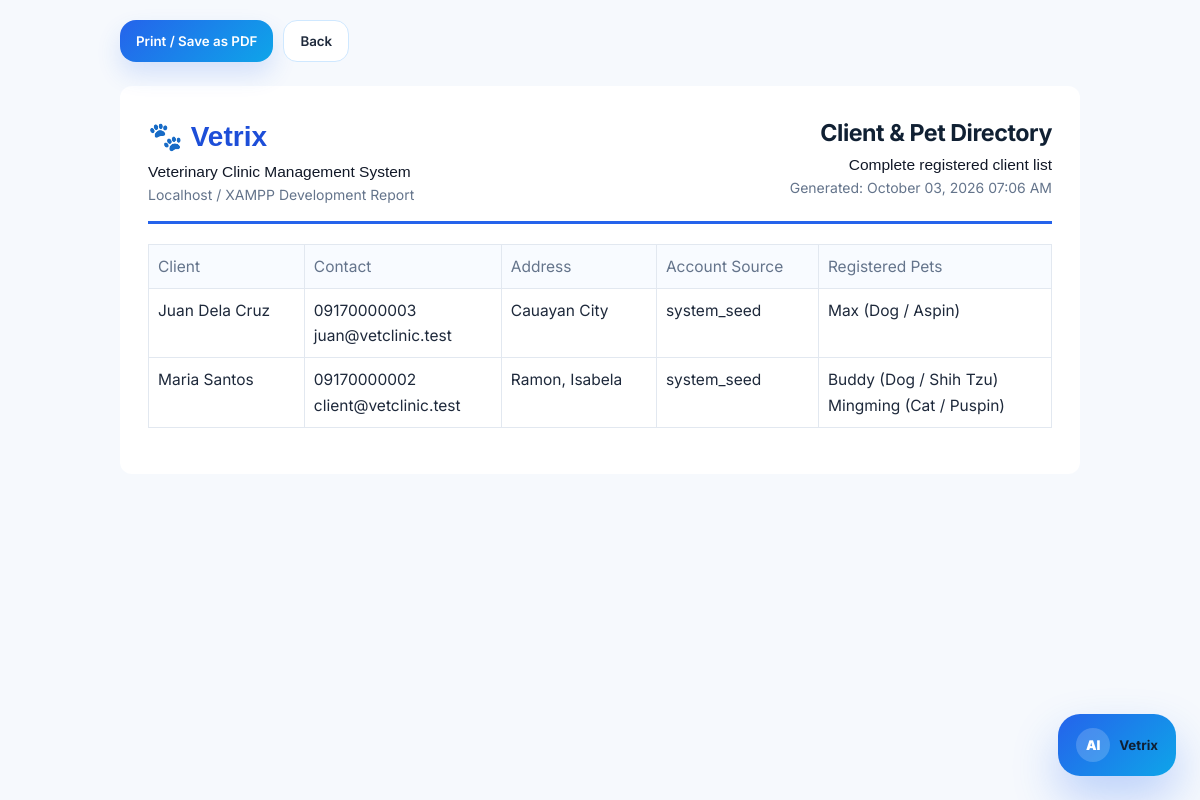
Page /admin/report_clients.php (signed in) on the committed database.
### tables this page shows
CREATE TABLE users (
    id INT AUTO_INCREMENT PRIMARY KEY,
    full_name VARCHAR(120) NOT NULL,
    email VARCHAR(120) UNIQUE NOT NULL,
    phone VARCHAR(30),
    emergency_contact VARCHAR(120),
    address VARCHAR(255),
    password VARCHAR(255) NOT NULL,
    role ENUM('admin','veterinarian','staff','client') NOT NULL DEFAULT 'client',
    account_source ENUM('self_registered','admin_created','system_seed') DEFAULT 'self_registered',
    created_by INT NULL,
    status ENUM('pending','approved','active','inactive','rejected') NOT NULL DEFAULT 'pending',
    approved_by INT NULL,
    approved_at DATETIME NULL,
    rejected_at DATETIME NULL,
    otp_verified_at DATETIME NULL,
    created_at TIMESTAMP DEFAULT CURRENT_TIMESTAMP
);

### includes/functions.php (called while the page is built, shortened)
<?php
function e($value) {
    return htmlspecialchars($value ?? '', ENT_QUOTES, 'UTF-8');
}
?>

### admin/report_clients.php (the view, shortened to what this page needs)
<?php
require_once "../config/database.php";
require_once "../includes/functions.php";
require_once "../includes/report_helpers.php";
include "../includes/header.php";
echo report_actions();
?>
<div class="print-page">
<?= report_header("Client & Pet Directory", "Complete registered client list") ?>
<div class="print-section">
<table class="print-table">
<tr><th>Client</th><th>Contact</th><th>Address</th><th>Account Source</th><th>Registered Pets</th></tr>
<?php
$clients=$conn->query("SELECT * FROM users WHERE role='client' ORDER BY full_name");
while($c=$clients->fetch_assoc()):
    $cid=(int)$c['id'];
    $pets=$conn->query("SELECT name,species,breed FROM pets WHERE owner_id=$cid");
    $petList=[];
    while($p=$pets->fetch_assoc()) $petList[] = e($p['name'])." (".e($p['species'])." / ".e($p['breed']).")";
?>
<tr>
<td><?= e($c['full_name']) ?></td>
<td><?= e($c['phone']) ?><br><?= e($c['email']) ?></td>
<td><?= e($c['address']) ?></td>
<td><?= e($c['account_source']) ?></td>
<td><?= implode("<br>", $petList) ?></td>
</tr>
<?php endwhile; ?>
</table>
</div>
</div>
<?php include "../includes/footer.php"; ?>

### assets/css/admin-dark.css (style rules this page uses)
body[data-user-role="admin"] { --admin-bg:#0b0f19; --admin-panel:#161b26; --admin-panel-2:#1b2230; --admin-line:#232d3f; --admin-text:#f4f8ff; --admin-muted:#8a99ad; --admin-cyan:#00d2ff; --admin-blue:#2f7df7; --admin-green:#5cf2ac; --admin-amber:#f6c356; --admin-red:#fb7185; background: radial-gradient(circle at 22% 0%,rgba(0,210,255,.16),transparent 30%), radial-gradient(circle at 86% 12%,rgba(47,125,247,.14),transparent 32%), #0b0f19 !important; color:var(--admin-text) !important; }
body[data-user-role="admin"] .table, body[data-user-role="admin"] table { color:var(--admin-text) !important; --bs-table-bg:transparent; --bs-table-color:var(--admin-text); --bs-table-striped-bg:rgba(255,255,255,.035); --bs-table-hover-bg:rgba(0,210,255,.06); }
body[data-user-role="admin"] table th, body[data-user-role="admin"] .table th { color:var(--admin-muted) !important; background:transparent !important; border-color:var(--admin-line) !important; }
body[data-user-role="admin"] table td, body[data-user-role="admin"] .table td { color:var(--admin-text) !important; background:rgba(255,255,255,.025) !important; border-color:var(--admin-line) !important; }
body[data-user-role="admin"] { --admin-cyan:#14b8a6; --admin-blue:#22c55e; background: radial-gradient(circle at 12% 8%,rgba(20,184,166,.13),transparent 28%), radial-gradient(circle at 86% 8%,rgba(34,197,94,.10),transparent 30%), linear-gradient(135deg,#f5fbf8,#ffffff 48%,#eefaf4) !important; }
body[data-user-role="admin"] { --admin-bg:#f6f9fd; --admin-panel:#ffffff; --admin-panel-2:#f8fbff; --admin-line:#e2e8f0; --admin-text:#0f172a; --admin-muted:#64748b; --admin-cyan:#0ea5e9; --admin-blue:#2563eb; background: radial-gradient(circle at 84% 0%,rgba(14,165,233,.08),transparent 28%), linear-gradient(135deg,#f6f9fd,#ffffff 52%,#f8fbff) !important; color:#0f172a !important; }
body[data-user-role="admin"] { --admin-bg:#f3f8ff; --admin-panel:#ffffff; --admin-panel-2:#f8fbff; --admin-line:#dbeafe; --admin-text:#102033; --admin-muted:#64748b; --admin-cyan:#0ea5e9; --admin-blue:#2563eb; --admin-green:#16a34a; --admin-amber:#d97706; --admin-red:#dc2626; background: radial-gradient(circle at 12% 8%,rgba(14,165,233,.16),transparent 28%), radial-gradient(circle at 86% 8%,rgba(45,212,191,.14),transparent 30%), linear-gradient(135deg,#f3f8ff,#f8fbff 48%,#eef7ff) !important; color:var(--admin-text) !important; }
body[data-user-role="admin"] table td, body[data-user-role="admin"] .table td, body[data-user-role="admin"] .ai-table td { color:#1e293b !important; background:#ffffff !important; border-color:#e2e8f0 !important; }
body[data-user-role="admin"] table th, body[data-user-role="admin"] .table th, body[data-user-role="admin"] .ai-table th { color:#64748b !important; background:#f8fbff !important; border-color:#e2e8f0 !important; }
html:has(body[data-user-role="admin"]), body[data-user-role="admin"], body[data-user-role="admin"]:has(.ai-admin-shell) { background:#f6f9fd !important; color:#0f172a !important; overflow:auto !important; }

### rows in the picture
users: full_name "Juan Dela Cruz", phone "09170000003", email "juan@vetclinic.test", address "Cauayan City", account_source "system_seed", petList "Max (Dog / Aspin)"
users: full_name "Maria Santos", phone "09170000002", email "client@vetclinic.test", address "Ramon, Isabela", account_source "system_seed", petList "Buddy (Dog / Shih Tzu) Mingming (Cat / Puspin)"

### other values in the picture
$title "Client & Pet Directory"
$subtitle "Complete registered client list"
